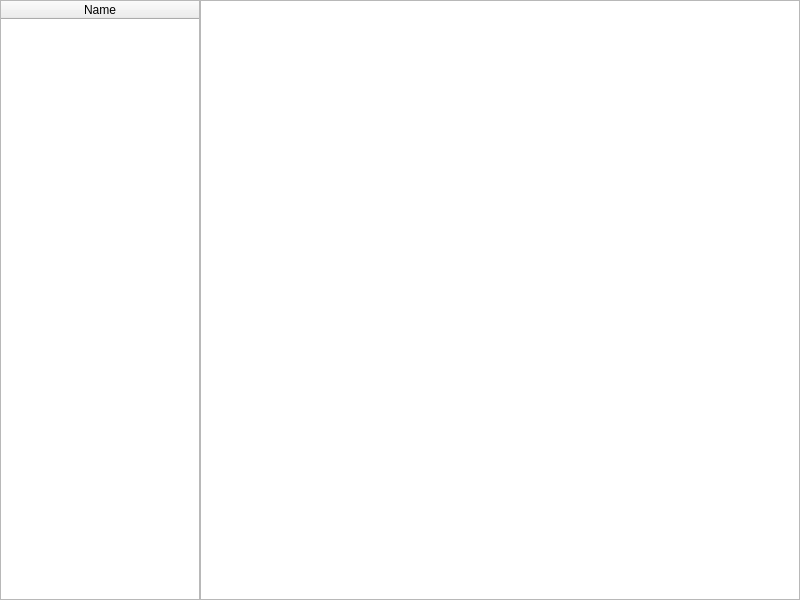
<?xml version="1.0" encoding="UTF-8"?>
<ui version="4.0">
 <class>MainWindow</class>
 <widget class="QWidget" name="MainWindow">
  <property name="geometry">
   <rect>
    <x>0</x>
    <y>0</y>
    <width>800</width>
    <height>600</height>
   </rect>
  </property>
  <property name="windowTitle">
   <string>ActiveX Enumer</string>
  </property>
  <property name="windowIcon">
   <iconset>
    <normaloff>tools.ico</normaloff>tools.ico</iconset>
  </property>
  <layout class="QHBoxLayout" name="horizontalLayout">
   <property name="spacing">
    <number>0</number>
   </property>
   <property name="leftMargin">
    <number>0</number>
   </property>
   <property name="topMargin">
    <number>0</number>
   </property>
   <property name="rightMargin">
    <number>0</number>
   </property>
   <property name="bottomMargin">
    <number>0</number>
   </property>
   <item>
    <widget class="QTableWidget" name="tableWidget">
     <property name="maximumSize">
      <size>
       <width>200</width>
       <height>16777215</height>
      </size>
     </property>
     <property name="editTriggers">
      <set>QAbstractItemView::NoEditTriggers</set>
     </property>
     <property name="selectionMode">
      <enum>QAbstractItemView::SingleSelection</enum>
     </property>
     <property name="selectionBehavior">
      <enum>QAbstractItemView::SelectRows</enum>
     </property>
     <property name="sortingEnabled">
      <bool>true</bool>
     </property>
     <attribute name="horizontalHeaderStretchLastSection">
      <bool>true</bool>
     </attribute>
     <column>
      <property name="text">
       <string>Name</string>
      </property>
     </column>
    </widget>
   </item>
   <item>
    <widget class="QTextBrowser" name="textBrowser"/>
   </item>
  </layout>
 </widget>
 <layoutdefault spacing="6" margin="11"/>
 <resources/>
 <connections/>
</ui>
